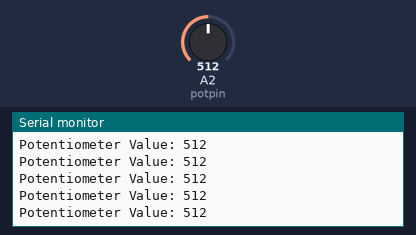
A sketch run on a simulated Arduino Uno, built with avr-gcc and run on an emulated ATmega328P. Shown: the last lines printed to the serial monitor. The inputs (shaded band) are chosen by the test bench; at power-on: A2 (potpin) = 512.

Above: at 2.2 s.
2.3 s: A2 (potpin) set to 716
At 2.56 s:
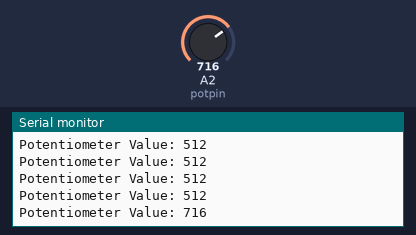
3.8 s: A2 (potpin) set to 900
At 3.96 s:
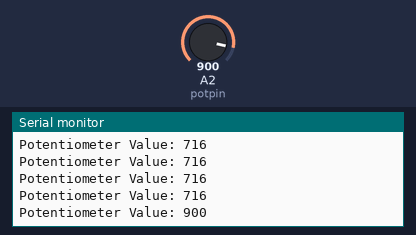
Timing chart, 0 to 6.8 s (numbered marks = the images above; inputs shaded):
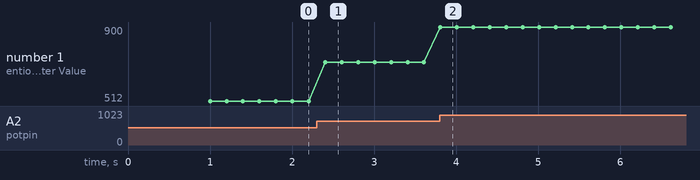

The sketch:

sketch_jul1a.ino
```cpp
const int potpin = 2;

void
setup() {
  Serial.begin(115200) ;
  delay(1000) ;
}


void
loop() {
  int potvalue = analogRead(potpin) ;
  //Read analog value (0-4095)

  Serial.print("Potentiometer Value: ") ;
  Serial.println(potvalue) ;
  //print the value
  delay(200) ;
  //Delay for readability
}
```

Measured:
- after the input at 2.3 s, the serial monitor: prints a new line after 0.10 s (image 1)
- after the input at 3.8 s, the serial monitor: prints a new line at once (image 2)
- plotted number 1: 512 → 716 after the input at 2.3 s, 716 → 900 after the input at 3.8 s
